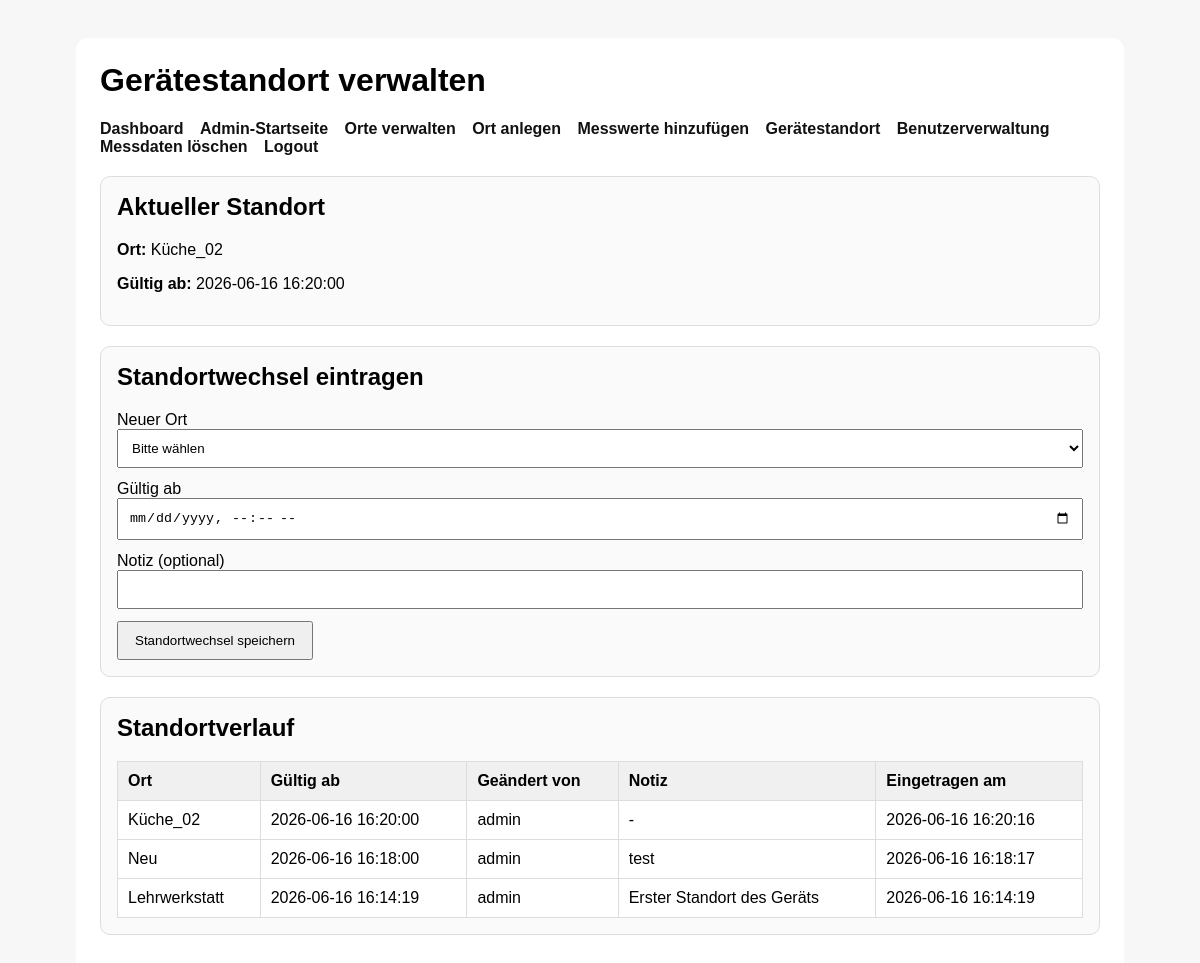
The app's page /WEBSITE/device_location.php (signed in) with its own data.
### tables this page shows
CREATE TABLE `locations` (
  `id` int(11) NOT NULL,
  `name` varchar(150) NOT NULL,
  `beschreibung` text DEFAULT NULL,
  `aktiv` tinyint(1) NOT NULL DEFAULT 1,
  `created_at` timestamp NOT NULL DEFAULT current_timestamp()
);

CREATE TABLE `device_location_history` (
  `id` int(11) NOT NULL,
  `location_id` int(11) NOT NULL,
  `valid_from` datetime NOT NULL,
  `changed_by` int(11) DEFAULT NULL,
  `note` varchar(255) DEFAULT NULL,
  `created_at` datetime NOT NULL DEFAULT current_timestamp()
);

CREATE TABLE `users` (
  `id` int(11) NOT NULL,
  `username` varchar(100) NOT NULL,
  `password_hash` varchar(255) NOT NULL,
  `role` enum('admin','user') NOT NULL DEFAULT 'user',
  `active` tinyint(1) NOT NULL DEFAULT 1,
  `created_at` timestamp NOT NULL DEFAULT current_timestamp()
);

### WEBSITE/device_location.php (the view, shortened to what this page needs)
<?php
require_once 'db.php';
$stmt = $pdo->query("
    SELECT dlh.id, dlh.valid_from, dlh.note, dlh.created_at, l.name AS location_name, u.username AS changed_by_name
    FROM device_location_history dlh
    INNER JOIN locations l ON l.id = dlh.location_id
    LEFT JOIN users u ON u.id = dlh.changed_by
    ORDER BY dlh.valid_from DESC
");
$history = $stmt->fetchAll(PDO::FETCH_ASSOC);
$currentLocation = null;
if (!empty($history)) {
    $currentLocation = $history[0];
}
?>
<!DOCTYPE html>
<html lang="de">
<head>
</head>
<body>
    <div class="box">
        <h1>Gerätestandort verwalten</h1>
        <div class="toplinks">
    <a href="dashboard.php">Dashboard</a>
    <a href="admin.php">Admin-Startseite</a>
    <a href="admin_locations.php">Orte verwalten</a>
    <a href="add_location.php">Ort anlegen</a>
    <a href="add_measurement.php">Messwerte hinzufügen</a>
    <a href="device_location.php">Gerätestandort</a>
    <a href="admin_users.php">Benutzerverwaltung</a>
    <a href="delete_measurements.php">Messdaten löschen</a>
    <a href="logout.php">Logout</a>
</div>
        <div class="card">
            <h2>Aktueller Standort</h2>
            <?php if ($currentLocation): ?>
                <p><strong>Ort:</strong> <?= htmlspecialchars($currentLocation['location_name']) ?></p>
                <p><strong>Gültig ab:</strong> <?= htmlspecialchars($currentLocation['valid_from']) ?></p>
            <?php else: ?>
                <p>Es wurde noch kein Standort für das Gerät hinterlegt.</p>
            <?php endif; ?>
        </div>
        <div class="card">
            <h2>Standortwechsel eintragen</h2>
            <form method="post" class="form-grid">
                <div>
                    <label for="location_id">Neuer Ort</label>
                    <select name="location_id" id="location_id" required>
                        <option value="">Bitte wählen</option>
                    </select>
                </div>
                <div>
                    <label for="valid_from">Gültig ab</label>
                    <input type="datetime-local" name="valid_from" id="valid_from" required>
                </div>
                <div>
                    <label for="note">Notiz (optional)</label>
                    <input type="text" name="note" id="note">
                </div>
                <div>
                    <button type="submit">Standortwechsel speichern</button>
                </div>
            </form>
        </div>
        <div class="card">
            <h2>Standortverlauf</h2>
            <table>
                <thead>
                    <tr>
                        <th>Ort</th>
                        <th>Gültig ab</th>
                        <th>Geändert von</th>
                        <th>Notiz</th>
                        <th>Eingetragen am</th>
                    </tr>
                </thead>
                <tbody>
                    <?php if (!empty($history)): ?>
                        <?php foreach ($history as $entry): ?>
                            <tr>
                                <td><?= htmlspecialchars($entry['location_name']) ?></td>
                                <td><?= htmlspecialchars($entry['valid_from']) ?></td>
                                <td><?= htmlspecialchars($entry['changed_by_name'] ?? '-') ?></td>
                                <td><?= htmlspecialchars($entry['note'] ?? '-') ?></td>
                                <td><?= htmlspecialchars($entry['created_at']) ?></td>
                            </tr>
                        <?php endforeach; ?>
                    <?php else: ?>
                        <tr>
                            <td colspan="5">Noch keine Standortwechsel vorhanden.</td>
                        </tr>
                    <?php endif; ?>
                </tbody>
            </table>
        </div>
    </div>
</body>
</html>

### WEBSITE/device_location.php (style rules this page uses)
body { font-family: Arial, sans-serif; background: #f7f7f7; padding: 30px; }
.box { max-width: 1000px; margin: 0 auto; background: #fff; padding: 24px; border-radius: 12px; }
h1, h2 { margin-top: 0; }
.toplinks { margin-bottom: 20px; }
.toplinks a { display: inline-block; margin-right: 12px; text-decoration: none; color: #111; font-weight: bold; }
.card { border: 1px solid #ddd; border-radius: 10px; padding: 16px; margin-bottom: 20px; background: #fafafa; }
.form-grid { display: grid; gap: 12px; }
input[type="datetime-local"], input[type="text"], select, textarea { width: 100%; padding: 10px; box-sizing: border-box; }
button { padding: 10px 16px; cursor: pointer; }
table { width: 100%; border-collapse: collapse; background: #fff; }
th, td { border: 1px solid #ddd; padding: 10px; text-align: left; }
th { background: #f0f0f0; }

### records on screen
locations: name "Küche_02"
device_location_history: valid_from "2026-06-16 16:20:00", location.name "Küche_02", changed_by.username "admin", note "-", created_at "2026-06-16 16:20:16"
device_location_history: location.name "Neu", valid_from "2026-06-16 16:18:00", changed_by.username "admin", note "test", created_at "2026-06-16 16:18:17"
device_location_history: location.name "Lehrwerkstatt", valid_from "2026-06-16 16:14:19", changed_by.username "admin", note "Erster Standort des Geräts", created_at "2026-06-16 16:14:19"
